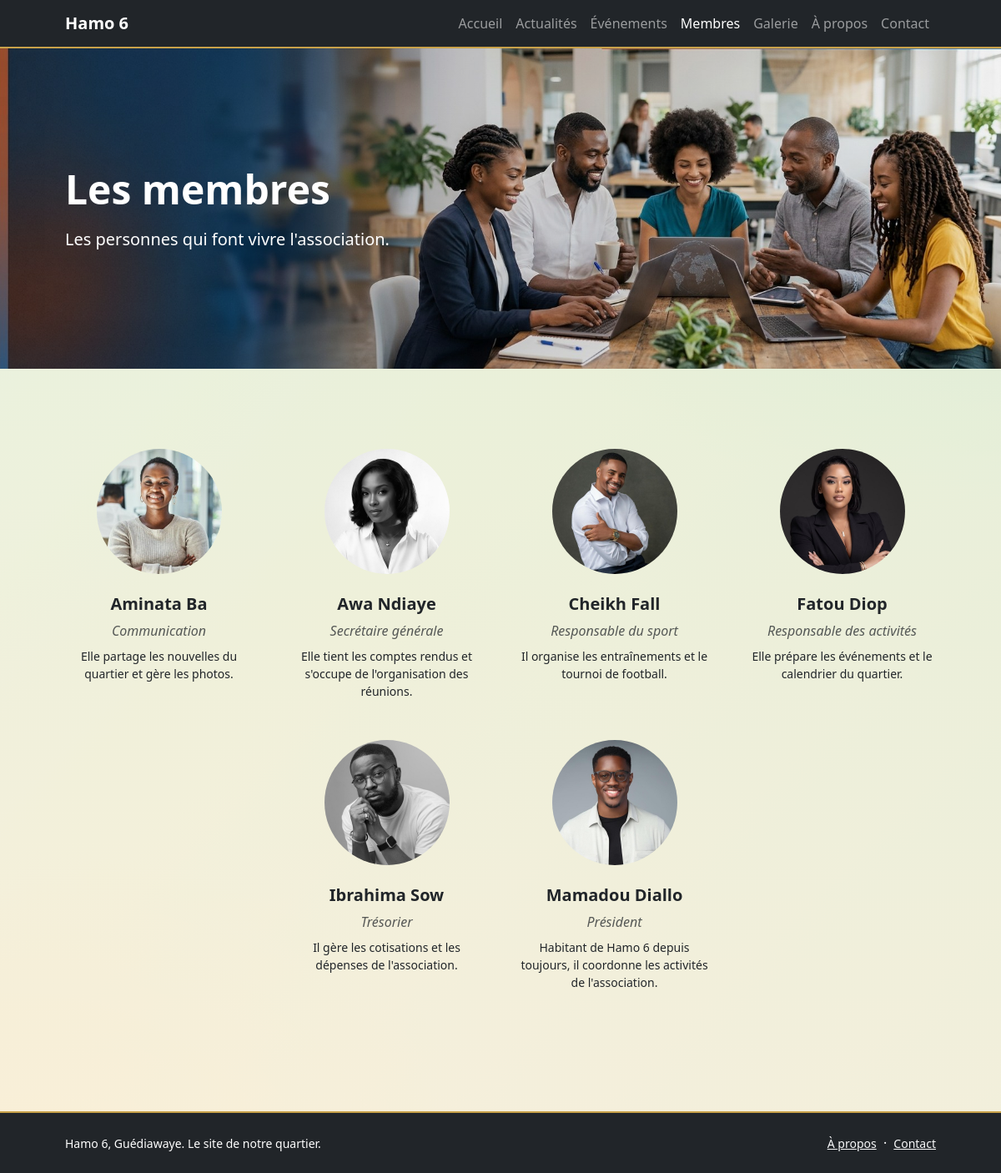
/membres/, run on the app's committed database.
### hot_boys/models.py (models this page shows, shortened)
class Membre(models.Model):
    nom = models.CharField(max_length=120)
    role = models.CharField(max_length=120, help_text="Ex : Président, Trésorier, Membre")
    bio = models.TextField(blank=True)
    photo = models.ImageField(upload_to="membres/", blank=True, null=True)
    class Meta:
        ordering = ["nom"]

### hot_boys/views.py (the view)
# urls.py: path("membres/", views.membres, name="membres"),
def membres(request):
    return render(request, "hot_boys/membres.html", {"membres": Membre.objects.all()})

### hot_boys/templatetags/entete.py (called while the page is built)
@register.simple_tag
def photo_entete(n=0):
    photos = list(Photo.objects.all()[:6])
    if not photos:
        return None
    return photos[int(n or 0) % len(photos)]

### hot_boys/templates/hot_boys/membres.html (shortened to what this page needs)
{% extends "hot_boys/base.html" %}
{% block content %}
{% include "hot_boys/_entete.html" with titre="Les membres" texte="Les personnes qui font vivre l'association." fond="img/membres.jpg" position="right center" gauche=True leger=True %}
<section class="py-5 bg-light">
  <div class="container px-5 my-5">
    <div class="row gx-5 row-cols-1 row-cols-sm-2 row-cols-xl-4 justify-content-center">
      {% for m in membres %}
        <div class="col mb-5">
          <div class="text-center">
            {% if m.photo %}
              <img class="img-fluid rounded-circle mb-4 px-4 avatar-photo" src="{{ m.photo.url }}" alt="{{ m.nom }}" loading="lazy">
            {% else %}
              <div class="avatar bg-primary bg-gradient text-white rounded-circle mb-4 mx-auto" aria-hidden="true">{{ m.nom|slice:":1" }}</div>
            {% endif %}
            <h5 class="fw-bolder">{{ m.nom }}</h5>
            <div class="fst-italic text-muted mb-2">{{ m.role }}</div>
            {% if m.bio %}<p class="small mb-0">{{ m.bio }}</p>{% endif %}
          </div>
        </div>
      {% empty %}
        <p class="text-center text-muted">Aucun membre pour le moment.</p>
      {% endfor %}
    </div>
  </div>
</section>
{% endblock %}

### hot_boys/templates/hot_boys/base.html (shortened to what this page needs)
{% load static %}
<!DOCTYPE html>
<html lang="fr" class="h-100">
<head>
  <link href="https://cdn.jsdelivr.net/npm/bootstrap@5.3.3/dist/css/bootstrap.min.css" rel="stylesheet">
  <link href="https://cdn.jsdelivr.net/npm/bootstrap-icons@1.11.3/font/bootstrap-icons.min.css" rel="stylesheet">
  <link href="{% static 'css/style.css' %}" rel="stylesheet">
</head>
<body class="d-flex flex-column h-100">
  <main class="flex-shrink-0">
    {% with page=request.resolver_match.url_name %}
    <nav class="navbar navbar-expand-lg navbar-dark bg-dark">
      <div class="container px-5">
        <a class="navbar-brand fw-bold" href="{% url 'accueil' %}">Hamo 6</a>
        <div class="collapse navbar-collapse" id="menuPrincipal">
          <ul class="navbar-nav ms-auto mb-2 mb-lg-0">
            <li class="nav-item"><a class="nav-link {% if page == 'accueil' %}active{% endif %}" href="{% url 'accueil' %}">Accueil</a></li>
            <li class="nav-item"><a class="nav-link {% if page == 'actualites' or page == 'actualite_detail' %}active{% endif %}" href="{% url 'actualites' %}">Actualités</a></li>
            <li class="nav-item"><a class="nav-link {% if page == 'evenements' %}active{% endif %}" href="{% url 'evenements' %}">Événements</a></li>
            <li class="nav-item"><a class="nav-link {% if page == 'membres' %}active{% endif %}" href="{% url 'membres' %}">Membres</a></li>
            <li class="nav-item"><a class="nav-link {% if page == 'galerie' %}active{% endif %}" href="{% url 'galerie' %}">Galerie</a></li>
            <li class="nav-item"><a class="nav-link {% if page == 'a_propos' %}active{% endif %}" href="{% url 'a_propos' %}">À propos</a></li>
            <li class="nav-item"><a class="nav-link {% if page == 'contact' %}active{% endif %}" href="{% url 'contact' %}">Contact</a></li>
          </ul>
        </div>
      </div>
    </nav>
    {% endwith %}
    {% block content %}{% endblock %}
  </main>
  <footer class="bg-dark py-4 mt-auto">
    <div class="container px-5">
      <div class="row align-items-center justify-content-between flex-column flex-sm-row">
        <div class="col-auto"><div class="small m-0 text-white">Hamo 6, Guédiawaye. Le site de notre quartier.</div></div>
        <div class="col-auto">
          <a class="link-light small" href="{% url 'a_propos' %}">À propos</a>
          <span class="text-white mx-1">&middot;</span>
          <a class="link-light small" href="{% url 'contact' %}">Contact</a>
        </div>
      </div>
    </div>
  </footer>
</body>
</html>

### hot_boys/templates/hot_boys/_entete.html (shortened to what this page needs)
{% load entete static %}
{% photo_entete n|default:0 as photo %}
<header class="entete-image{% if leger %} entete-leger{% endif %} text-white"{% if fond %} style="background-image: url('{% static fond %}'){% if position %}; background-position: {{ position }}{% endif %}"{% elif image %} style="background-image: url('{{ image.url }}')"{% elif photo %} style="background-image: url('{{ photo.image.url }}')"{% endif %}>
  <div class="container px-5">
    <div class="row {% if gauche %}justify-content-start{% else %}justify-content-center{% endif %}">
      <div class="{% if gauche %}col-lg-5{% else %}col-lg-9 col-xxl-8{% endif %}">
        <div class="py-5 my-4 {% if gauche %}text-center text-lg-start{% else %}text-center{% endif %}">
          <h1 class="display-5 fw-bolder mb-3">{{ titre }}</h1>
          {% if texte %}<p class="lead fw-normal mb-0">{{ texte }}</p>{% endif %}
        </div>
      </div>
    </div>
  </div>
</header>

### static/css/style.css (style rules this page uses)
html, body { height: 100%; }
:root { --bs-primary: #0b6b3a; --bs-primary-rgb: 11, 107, 58; --bs-link-color: #0b6b3a; --bs-link-color-rgb: 11, 107, 58; --bs-link-hover-color: #084d2a; --bs-link-hover-color-rgb: 8, 77, 42; }
.avatar, .avatar-photo { width: 150px; height: 150px; object-fit: cover; }
.avatar-photo { padding: 0 !important; }
.entete-image { position: relative; background-color: #212529; background-size: cover; background-position: center; }
.entete-image::before { content: ""; position: absolute; inset: 0; background: linear-gradient(rgba(0, 0, 0, .55), rgba(0, 0, 0, .7)); }
.entete-image > .container { position: relative; }
.entete-image, .entete-accueil { display: flex; align-items: center; min-height: 24rem; }
.entete-image > .container, .entete-accueil > .container { width: 100%; }
@media (min-width: 992px) { .entete-leger::before { background: linear-gradient(90deg, rgba(0, 0, 0, .25), rgba(0, 0, 0, .05)); } }
.avatar-photo { object-position: center top; }
:root { --fond-1: #fffdf6; --fond-2: #fbf3df; --fond-3: #e4f0e1; --halo-a: rgba(255, 255, 255, .95); --halo-b: rgba(208, 234, 214, .80); --halo-c: rgba(255, 238, 200, .60); --section-1: rgba(226, 238, 214, .70); --section-2: rgba(247, 238, 217, .70); --creme-clair: #fffdf8; --or: #c9a24a; }
html { background-color: var(--fond-2); background-image: radial-gradient(1100px 520px at 12% -5%, var(--halo-a), rgba(255, 255, 255, 0) 65%), radial-gradient(900px 560px at 100% 18%, var(--halo-b), rgba(255, 255, 255, 0) 65%), radial-gradient(900px 600px at 0% 100%, var(--halo-c), rgba(255, 255, 255, 0) 65%), linear-gradient(135deg, var(--fond-1) 0%, var(--fond-2) 45%, var(--fond-3) 100%); background-attachment: fixed; background-repeat: no-repeat; }
body { background: transparent; }
.bg-light { background: linear-gradient(180deg, var(--section-1), var(--section-2)) !important; }
.navbar { border-bottom: 2px solid var(--or); }
footer { border-top: 2px solid var(--or); }

### data on the page
Membre: photo (picture), nom "Aminata Ba", role "Communication", bio "Elle partage les nouvelles du quartier et gère les photos."
Membre: photo (picture), nom "Awa Ndiaye", role "Secrétaire générale", bio "Elle tient les comptes rendus et s'occupe de l'organisation des réunions."
Membre: photo (picture), nom "Cheikh Fall", role "Responsable du sport", bio "Il organise les entraînements et le tournoi de football."
Membre: photo (picture), nom "Fatou Diop", role "Responsable des activités", bio "Elle prépare les événements et le calendrier du quartier."
Membre: photo (picture), nom "Ibrahima Sow", role "Trésorier", bio "Il gère les cotisations et les dépenses de l'association."
Membre: photo (picture), nom "Mamadou Diallo", role "Président", bio "Habitant de Hamo 6 depuis toujours, il coordonne les activités de l'association."

### other printed values
{{ titre }} "Les membres"
{{ texte }} "Les personnes qui font vivre l'association."
